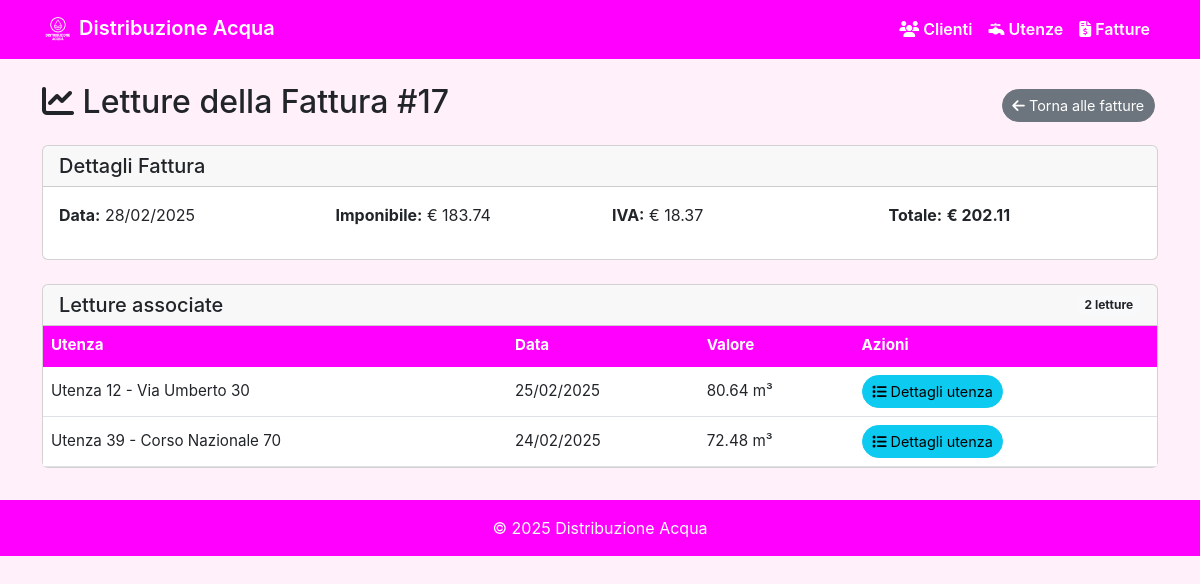
The page /fatture/17/letture/ on the database its author committed.
### una_acies/models.py (models this page shows, shortened)
class Fattura(models.Model):
    codice = models.AutoField(primary_key=True)
    data = models.DateField()
    imponibile = models.DecimalField(max_digits=10, decimal_places=2)
    iva = models.DecimalField(max_digits=5, decimal_places=2)
    totale = models.DecimalField(max_digits=10, decimal_places=2)

class Lettura(models.Model):
    codice = models.AutoField(primary_key=True)
    utenza = models.ForeignKey(Utenza, on_delete=models.CASCADE)
    fattura = models.ForeignKey(Fattura, on_delete=models.SET_NULL, null=True, blank=True)
    data = models.DateField()
    valore = models.DecimalField(max_digits=10, decimal_places=2)

class Utenza(models.Model):
    STATI = (
        ('attivo', 'Attivo'),
        ('inattivo', 'Inattivo'),
    )
    codice = models.AutoField(primary_key=True)
    data_apertura = models.DateField()
    indirizzo = models.CharField(max_length=200)
    citta = models.CharField(max_length=100)
    data_chiusura = models.DateField(null=True, blank=True)
    stato = models.CharField(max_length=10, choices=STATI)
    cliente = models.ForeignKey(Cliente, on_delete=models.CASCADE)
    def __str__(self):
        return f"Utenza {self.codice} - {self.indirizzo}"

### una_acies/views.py (the view)
# urls.py: path('fatture/<int:pk>/letture/', views.fattura_letture, name='fattura_letture'),
def fattura_letture(request, pk):
    fattura = get_object_or_404(Fattura, pk=pk)
    letture = Lettura.objects.filter(fattura=fattura).order_by('-data')
    return render(request, 'una_acies/fattura_letture.html', {
        'fattura': fattura, 'letture': letture
    })

### una_acies/templates/una_acies/fattura_letture.html (shortened to what this page needs)
{% extends "una_acies/base.html" %}
{% block content %}
<div class="d-flex justify-content-between align-items-center mb-3">
    <h2><i class="fa-solid fa-chart-line"></i> Letture della Fattura #{{ fattura.codice }}</h2>
    <a href="{% url 'fatture_list' %}" class="btn btn-secondary btn-action">
        <i class="fa-solid fa-arrow-left"></i> Torna alle fatture
    </a>
</div>
<div class="card mb-4">
    <div class="card-header fucsia-header">
        <h5 class="mb-0">Dettagli Fattura</h5>
    </div>
    <div class="card-body">
        <div class="row">
            <div class="col-md-3">
                <p><strong>Data:</strong> {{ fattura.data|date:"d/m/Y" }}</p>
            </div>
            <div class="col-md-3">
                <p><strong>Imponibile:</strong> € {{ fattura.imponibile }}</p>
            </div>
            <div class="col-md-3">
                <p><strong>IVA:</strong> € {{ fattura.iva }}</p>
            </div>
            <div class="col-md-3">
                <p><strong>Totale:</strong> <span class="fw-bold">€ {{ fattura.totale }}</span></p>
            </div>
        </div>
    </div>
</div>
<div class="card">
    <div class="card-header fucsia-header d-flex justify-content-between align-items-center">
        <h5 class="mb-0">Letture associate</h5>
        <span class="badge bg-light text-dark">{{ letture.count }} letture</span>
    </div>
    <div class="card-body p-0">
        <div class="table-responsive">
            <table class="table table-hover align-middle mb-0">
                <thead>
                    <tr>
                        <th>Utenza</th>
                        <th>Data</th>
                        <th>Valore</th>
                        <th>Azioni</th>
                    </tr>
                </thead>
                <tbody>
                    {% for lettura in letture %}
                    <tr>
                        <td>{{ lettura.utenza }}</td>
                        <td>{{ lettura.data|date:"d/m/Y" }}</td>
                        <td>{{ lettura.valore }} m³</td>
                        <td>
                            <div class="d-flex">
                                <a href="{% url 'utenza_letture' lettura.utenza.pk %}" class="btn btn-info btn-action" title="Tutte le letture" data-bs-toggle="tooltip">
                                    <i class="fa-solid fa-list"></i> Dettagli utenza
                                </a>
                            </div>
                        </td>
                    </tr>
                    {% endfor %}
                </tbody>
            </table>
        </div>
    </div>
</div>
{% endblock %}

### una_acies/templates/una_acies/base.html (style rules this page uses)
:root { --fucsia: #FF00FF; --fucsia-dark: #cc00cc; }
body { background-color: #FFF0FA; font-family: 'Inter', Arial, sans-serif; zoom: 1; }
.btn-action { font-size: 0.9rem; padding: 0.3rem 0.6rem; margin-right: 0.2rem; border-radius: 20px; }
.table thead th { background-color: #FF00FF !important; color: #fff !important; font-weight: bold; border-bottom: 2px solid #FF00FF !important; }
.table th, .table td { font-size: 0.95rem; vertical-align: middle; }

### rows shown on the page
Fattura: codice "17", data "28/02/2025", imponibile "183.74", iva "18.37", totale "202.11"
Lettura: utenza "Utenza 12 - Via Umberto 30", data "25/02/2025", valore "80.64"
Lettura: utenza "Utenza 39 - Corso Nazionale 70", data "24/02/2025", valore "72.48"

### other values the page prints
{{ letture.count }} "2"
